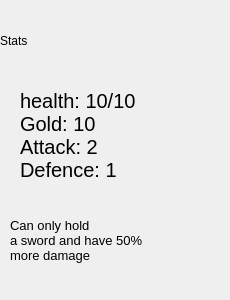
      <widget class="QWidget" name="statsWarrior">
       <property name="styleSheet">
        <string notr="true">QWidget#statsWarrior{
	border-image: url(:/Images/Images/Button/statsBox.png);
	background-color: qlineargradient(spread:pad, x1:0, y1:0, x2:1, y2:1, stop:0.0140845 	rgba(255, 255, 0, 185), stop:1 rgba(255, 255, 255, 255));
}</string>
       </property>
       <widget class="QLabel" name="lbl_Stats_2">
        <property name="geometry">
         <rect>
          <x>0</x>
          <y>10</y>
          <width>221</width>
          <height>61</height>
         </rect>
        </property>
        <property name="text">
         <string>Stats</string>
        </property>
       </widget>
       <widget class="QLabel" name="lbl_warriorSpe">
        <property name="geometry">
         <rect>
          <x>10</x>
          <y>190</y>
          <width>201</width>
          <height>101</height>
         </rect>
        </property>
        <property name="styleSheet">
         <string notr="true">font: 10pt;</string>
        </property>
        <property name="text">
         <string>Can only hold
a sword and have 50%
more damage</string>
        </property>
       </widget>
       <widget class="QLabel" name="lbl_warriorStats">
        <property name="geometry">
         <rect>
          <x>20</x>
          <y>80</y>
          <width>181</width>
          <height>111</height>
         </rect>
        </property>
        <property name="styleSheet">
         <string notr="true">font: 15pt;
qproperty-alignment: AlignLeft;</string>
        </property>
        <property name="text">
         <string>health: 10/10
Gold: 10
Attack: 2
Defence: 1</string>
        </property>
       </widget>
      </widget>
